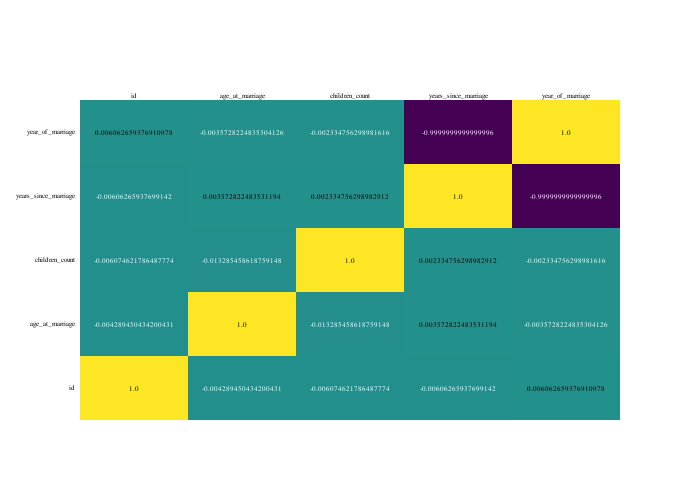

The code cell stored with this chart in its notebook:
### Code cell
import plotly.figure_factory as ff
import numpy as np

correlation = num.corr()
fig = ff.create_annotated_heatmap(
    z=correlation.to_numpy(),
    x=list(correlation.columns),
    y=list(correlation.index),
    colorscale="Viridis",
)

fig.update_layout(
    font=dict(
        family="Arial",  # You can change the font family
        size=7,  # Adjust the font size (e.g., 14, 16, 18, etc.)
        color="black",  # Change the font color if needed
    )
)

fig.update_layout(width=700, height=500)  # Adjust values as needed

fig.show()

### Figure 1 — Plotly figure (JSON) as saved in the notebook; plotly's stock layout.template omitted (floating-point values rounded to 4 significant figures)
{"data": [{"colorscale": [[0, "#440154"], [0.1111, "#482878"], [0.2222, "#3e4989"], [0.3333, "#31688e"], [0.4444, "#26828e"], [0.5556, "#1f9e89"], [0.6667, "#35b779"], [0.7778, "#6ece58"], [0.8889, "#b5de2b"], [1, "#fde725"]], "reversescale": false, "showscale": false, "type": "heatmap", "x": ["id", "age_at_marriage", "children_count", "years_since_marriage", "year_of_marriage"], "y": ["id", "age_at_marriage", "children_count", "years_since_marriage", "year_of_marriage"], "z": [[1.0, -0.004289, -0.006075, -0.006063, 0.006063], [-0.004289, 1.0, -0.01329, 0.003573, -0.003573], [-0.006075, -0.01329, 1.0, 0.002335, -0.002335], [-0.006063, 0.003573, 0.002335, 1.0, -1.0], [0.006063, -0.003573, -0.002335, -1.0, 1.0]]}], "layout": {"annotations": [{"font": {"color": "#000000"}, "showarrow": false, "text": "1.0", "x": "id", "xref": "x", "y": "id", "yref": "y"}, {"font": {"color": "#FFFFFF"}, "showarrow": false, "text": "-0.004289450434200431", "x": "age_at_marriage", "xref": "x", "y": "id", "yref": "y"}, {"font": {"color": "#FFFFFF"}, "showarrow": false, "text": "-0.006074621786487774", "x": "children_count", "xref": "x", "y": "id", "yref": "y"}, {"font": {"color": "#FFFFFF"}, "showarrow": false, "text": "-0.00606265937699142", "x": "years_since_marriage", "xref": "x", "y": "id", "yref": "y"}, {"font": {"color": "#000000"}, "showarrow": false, "text": "0.006062659376910978", "x": "year_of_marriage", "xref": "x", "y": "id", "yref": "y"}, {"font": {"color": "#FFFFFF"}, "showarrow": false, "text": "-0.004289450434200431", "x": "id", "xref": "x", "y": "age_at_marriage", "yref": "y"}, {"font": {"color": "#000000"}, "showarrow": false, "text": "1.0", "x": "age_at_marriage", "xref": "x", "y": "age_at_marriage", "yref": "y"}, {"font": {"color": "#FFFFFF"}, "showarrow": false, "text": "-0.013285458618759148", "x": "children_count", "xref": "x", "y": "age_at_marriage", "yref": "y"}, {"font": {"color": "#000000"}, "showarrow": false, "text": "0.003572822483531194", "x": "years_since_marriage", "xref": "x", "y": "age_at_marriage", "yref": "y"}, {"font": {"color": "#FFFFFF"}, "showarrow": false, "text": "-0.0035728224835304126", "x": "year_of_marriage", "xref": "x", "y": "age_at_marriage", "yref": "y"}, {"font": {"color": "#FFFFFF"}, "showarrow": false, "text": "-0.006074621786487774", "x": "id", "xref": "x", "y": "children_count", "yref": "y"}, {"font": {"color": "#FFFFFF"}, "showarrow": false, "text": "-0.013285458618759148", "x": "age_at_marriage", "xref": "x", "y": "children_count", "yref": "y"}, {"font": {"color": "#000000"}, "showarrow": false, "text": "1.0", "x": "children_count", "xref": "x", "y": "children_count", "yref": "y"}, {"font": {"color": "#000000"}, "showarrow": false, "text": "0.002334756298982912", "x": "years_since_marriage", "xref": "x", "y": "children_count", "yref": "y"}, {"font": {"color": "#FFFFFF"}, "showarrow": false, "text": "-0.002334756298981616", "x": "year_of_marriage", "xref": "x", "y": "children_count", "yref": "y"}, {"font": {"color": "#FFFFFF"}, "showarrow": false, "text": "-0.00606265937699142", "x": "id", "xref": "x", "y": "years_since_marriage", "yref": "y"}, {"font": {"color": "#000000"}, "showarrow": false, "text": "0.003572822483531194", "x": "age_at_marriage", "xref": "x", "y": "years_since_marriage", "yref": "y"}, {"font": {"color": "#000000"}, "showarrow": false, "text": "0.002334756298982912", "x": "children_count", "xref": "x", "y": "years_since_marriage", "yref": "y"}, {"font": {"color": "#000000"}, "showarrow": false, "text": "1.0", "x": "years_since_marriage", "xref": "x", "y": "years_since_marriage", "yref": "y"}, {"font": {"color": "#FFFFFF"}, "showarrow": false, "text": "-0.9999999999999996", "x": "year_of_marriage", "xref": "x", "y": "years_since_marriage", "yref": "y"}, {"font": {"color": "#000000"}, "showarrow": false, "text": "0.006062659376910978", "x": "id", "xref": "x", "y": "year_of_marriage", "yref": "y"}, {"font": {"color": "#FFFFFF"}, "showarrow": false, "text": "-0.0035728224835304126", "x": "age_at_marriage", "xref": "x", "y": "year_of_marriage", "yref": "y"}, {"font": {"color": "#FFFFFF"}, "showarrow": false, "text": "-0.002334756298981616", "x": "children_count", "xref": "x", "y": "year_of_marriage", "yref": "y"}, {"font": {"color": "#FFFFFF"}, "showarrow": false, "text": "-0.9999999999999996", "x": "years_since_marriage", "xref": "x", "y": "year_of_marriage", "yref": "y"}, {"font": {"color": "#000000"}, "showarrow": false, "text": "1.0", "x": "year_of_marriage", "xref": "x", "y": "year_of_marriage", "yref": "y"}], "font": {"color": "black", "family": "Arial", "size": 7}, "height": 500, "width": 700, "xaxis": {"dtick": 1, "gridcolor": "rgb(0, 0, 0)", "side": "top", "ticks": ""}, "yaxis": {"dtick": 1, "ticks": "", "ticksuffix": "  "}}}
